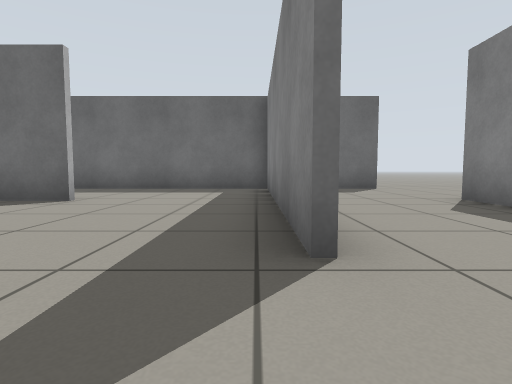
[1] (above)

12 first-person views from a walk through a Gazebo world. The camera is 0.5 m above the floor, tilts 4° down and sees 80° across. The floor is counted in squares, 1 m on a side. Each view is taken from the middle of a square. On the plan, view 1 faces up. The plan holds only what a view shows up to about 9 squares ahead; the rest is blank.

[2]
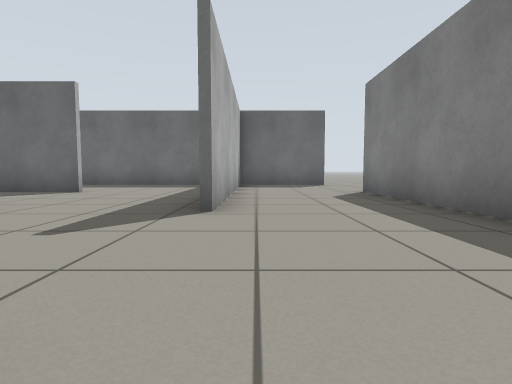

[3]
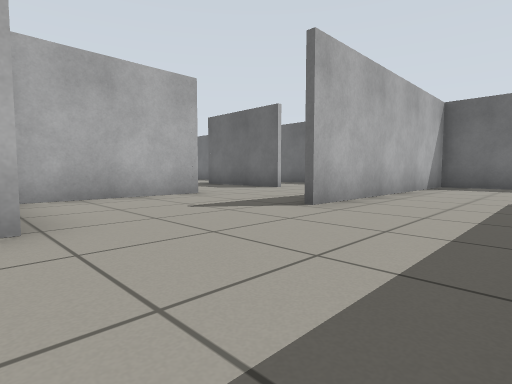

[4]
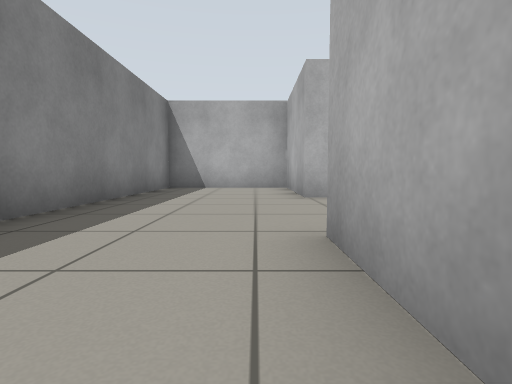

[5]
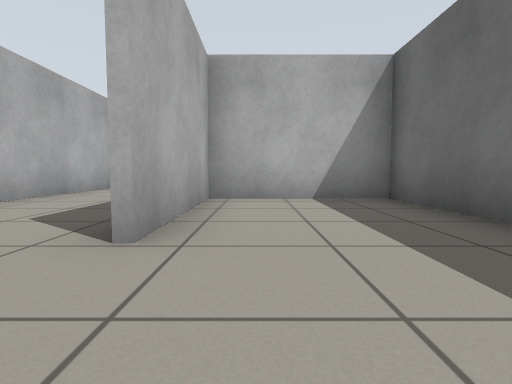

[6]
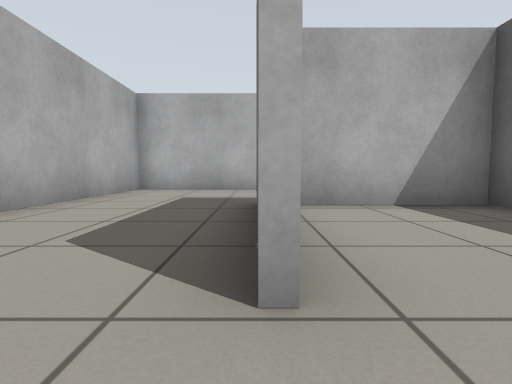

[7]
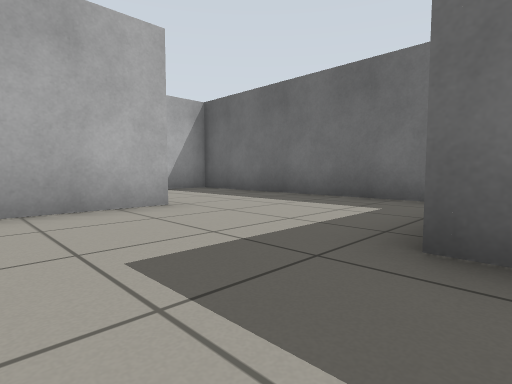

[8]
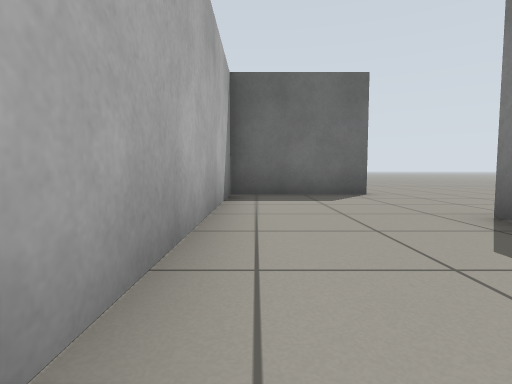

[9]
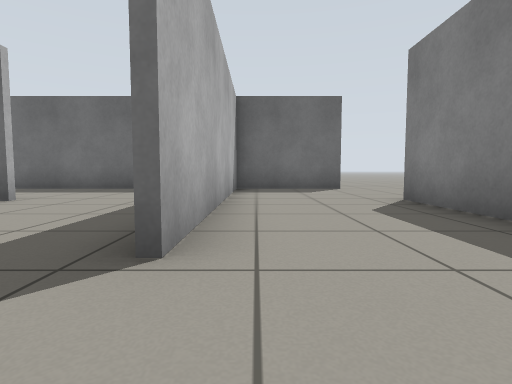

[10]
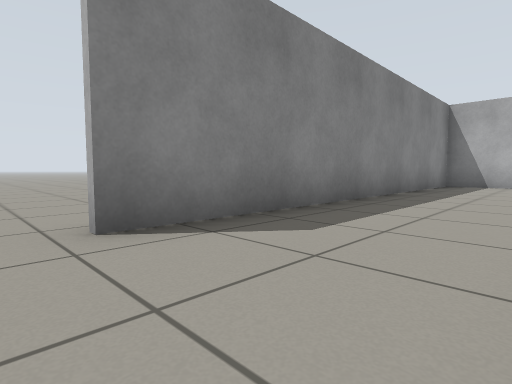

[11]
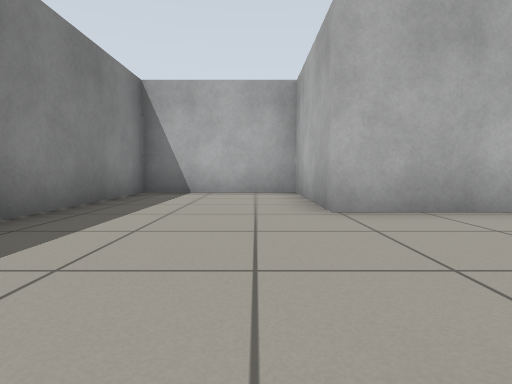

[12]
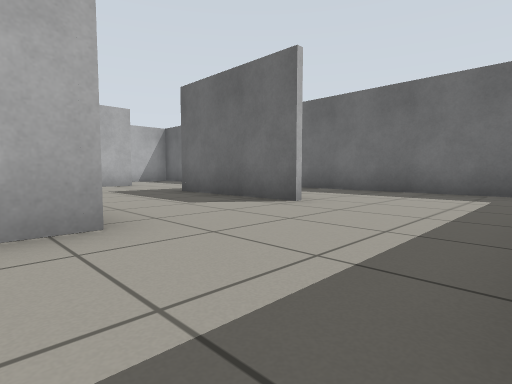

### Floor plan
Ten units are one square. View 1 is at (0, 0); x grows to the right and y downward. Boxes are objects, and circles mark ways between rooms. Rooms are numbered by the first view taken in them; rooms with no view inside come last. Other rooms are left out.
<svg viewBox="-106 -89 161 143">
<path fill="none" stroke="#000" d="M-27 -20 -27 14M-21 16 1 16 1 49 35 49 35 -52M34 -84 0 -84M5 -84 5 -16M-30 -50 -66 -50M3 -16 3 -80M0 -84 -64 -84 -64 -52 -30 -52M-101 -52 -101 -19 -56 -19M-75 -84 -95 -84"/>
<circle cx="-15" cy="-20" r="3" fill="#2a7"/>
<circle cx="-85" cy="-50" r="3" fill="#2a7"/>
<text x="20" y="-20">1</text>
<text x="-40" y="-40">2</text>
<text x="-90" y="-60">3</text>
</svg>
Room 1 opens to room 2. Room 2 opens to room 3.

Where each view was taken, in squares from view 1:
view 1: 0 up, 0 right, facing up
view 2: 2 down, 1 right, facing up
view 3: 2 down, 3 right, facing up-left
view 4: 4 up, 1 right, facing down
view 5: 6 up, 1 left, facing left
view 6: 5 up, 2 left, facing left
view 7: 3 up, 6 left, facing up-left
view 8: 2 up, 1 right, facing up
view 9: 0 up, 1 right, facing up
view 10: 6 up, 1 right, facing down-right
view 11: 2 up, 1 right, facing down
view 12: 1 up, 0 right, facing up-left
